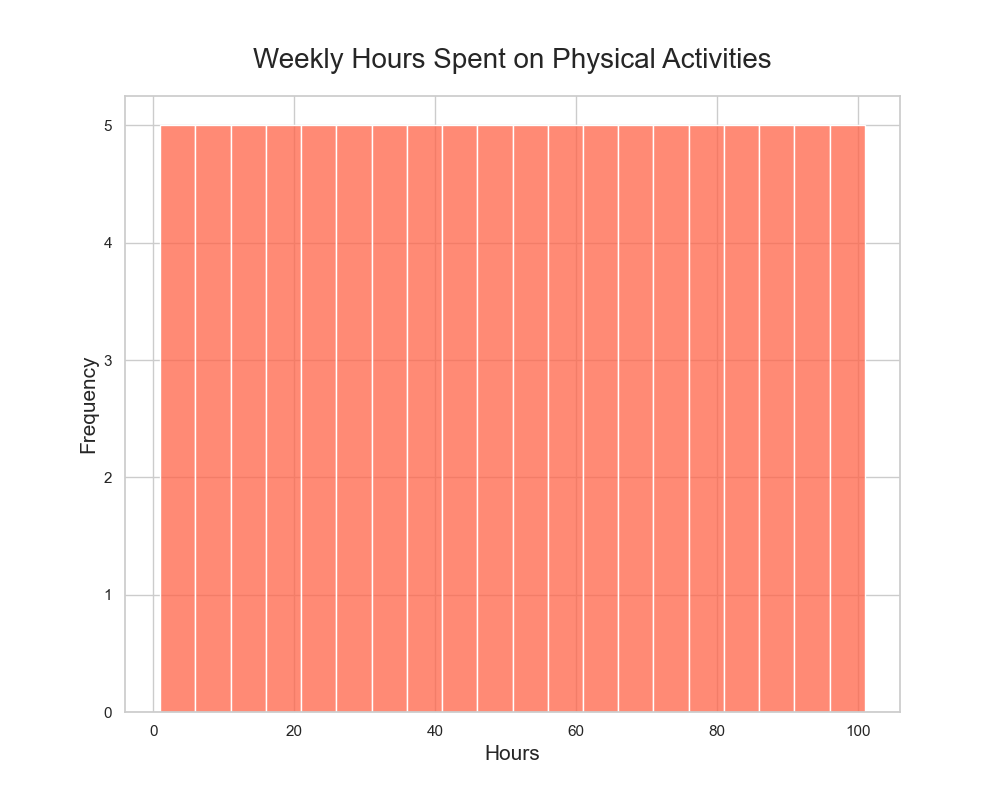

Write the Python code that produced this figure.

import seaborn as sns
import pandas as pd
import matplotlib.pyplot as plt

# Data points
hours = [
    1, 2, 3, 4, 5, 6, 7, 8, 9, 10, 11, 12, 13, 14, 15, 16, 17, 18, 19, 20,
    21, 22, 23, 24, 25, 26, 27, 28, 29, 30, 31, 32, 33, 34, 35, 36, 37, 38,
    39, 40, 41, 42, 43, 44, 45, 46, 47, 48, 49, 50, 51, 52, 53, 54, 55, 56,
    57, 58, 59, 60, 61, 62, 63, 64, 65, 66, 67, 68, 69, 70, 71, 72, 73, 74,
    75, 76, 77, 78, 79, 80, 81, 82, 83, 84, 85, 86, 87, 88, 89, 90, 91, 92,
    93, 94, 95, 96, 97, 98, 99, 100
]

# Create DataFrame
data = pd.DataFrame({'Hours': hours})

# Set the style
sns.set(style="whitegrid")

# Create the histogram
plt.figure(figsize=(10, 8))  # Change width and height of the chart
sns.histplot(data['Hours'], bins=20, color="#ff6347", kde=False, binwidth=5)  # Change color and bin width

# Customize the plot with title and labels
plt.title('Weekly Hours Spent on Physical Activities', fontsize=20, pad=20)  # Change the topic/headline of the chart
plt.xlabel('Hours', fontsize=15)
plt.ylabel('Frequency', fontsize=15)

# Display the plot
plt.show()
